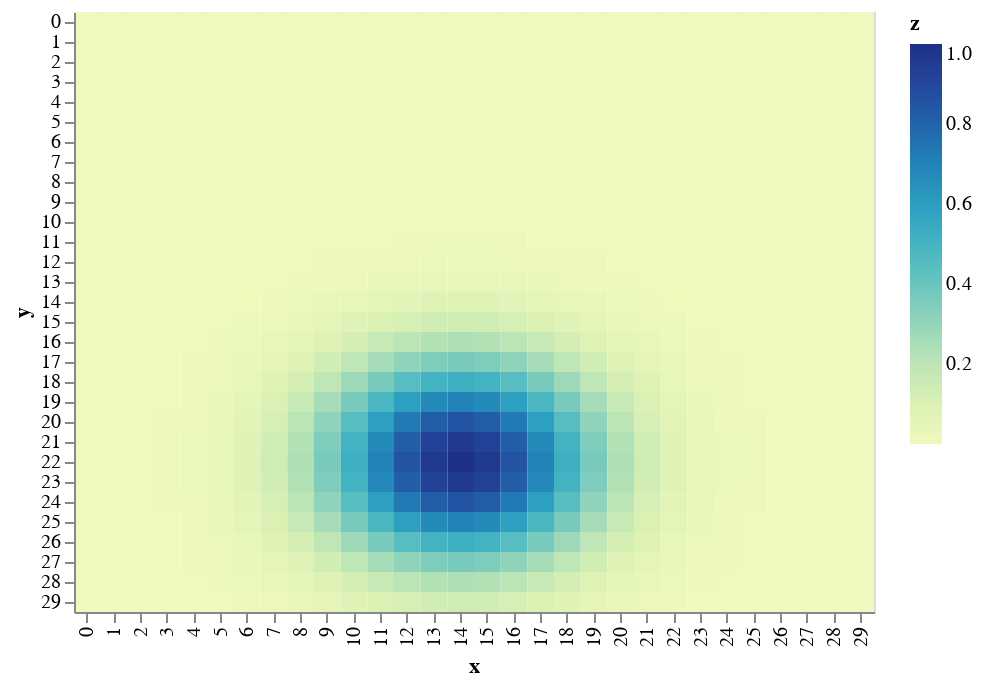

The notebook cell saved with this chart:
### Code cell
import numpy as np
import pandas as pd
import altair as alt

x, y = np.meshgrid(np.arange(30), np.arange(30))
z = np.exp(-(x - 14)**2 / (5 ** 2) - (y - 22) ** 2 / (5 ** 2))
data = pd.DataFrame({
    'x': x.ravel(),
    'y': y.ravel(),
    'z': z.ravel()
})

alt.Chart(data).mark_rect().encode(
  x='x:O',
  y='y:O',
  fill='z:Q'
).configure_scale(bandPaddingInner=0)

### Figure 1 — Vega-Lite specification as saved in the notebook (floating-point values rounded to 4 significant figures; data arrays with more than 128 entries replaced by an {"elided": "..."} marker saying what was removed)
{"$schema": "https://vega.github.io/schema/vega-lite/v2.6.0.json", "config": {"scale": {"bandPaddingInner": 0}, "view": {"height": 300, "width": 400}}, "data": {"name": "data-2c9a1ff1b2cf07acb632af4781c02390"}, "datasets": {"data-2c9a1ff1b2cf07acb632af4781c02390": {"elided": "900 records"}}, "encoding": {"fill": {"field": "z", "type": "quantitative"}, "x": {"field": "x", "type": "ordinal"}, "y": {"field": "y", "type": "ordinal"}}, "mark": "rect"}
